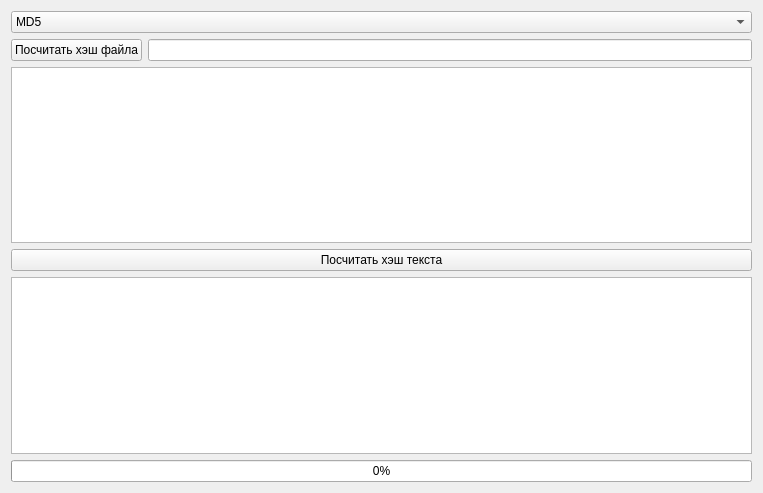
<?xml version="1.0" encoding="UTF-8"?>
<ui version="4.0">
 <class>Hash_MPW</class>
 <widget class="QWidget" name="Hash_MPW">
  <property name="geometry">
   <rect>
    <x>0</x>
    <y>0</y>
    <width>763</width>
    <height>493</height>
   </rect>
  </property>
  <property name="windowTitle">
   <string>Form</string>
  </property>
  <layout class="QVBoxLayout" name="verticalLayout_2">
   <item>
    <layout class="QVBoxLayout" name="verticalLayout">
     <item>
      <widget class="QComboBox" name="hash_Box">
       <item>
        <property name="text">
         <string>MD5</string>
        </property>
       </item>
       <item>
        <property name="text">
         <string>SHA1</string>
        </property>
       </item>
       <item>
        <property name="text">
         <string>ГОСТ р 32.11.2012 (512bit)</string>
        </property>
       </item>
      </widget>
     </item>
     <item>
      <layout class="QFormLayout" name="formLayout">
       <item row="0" column="0">
        <widget class="QPushButton" name="file_hash_Button">
         <property name="text">
          <string>Посчитать хэш файла</string>
         </property>
        </widget>
       </item>
       <item row="0" column="1">
        <widget class="QLineEdit" name="filename_Edit"/>
       </item>
      </layout>
     </item>
     <item>
      <widget class="QTextEdit" name="input_text_Edit"/>
     </item>
     <item>
      <widget class="QPushButton" name="text_hash_Button">
       <property name="text">
        <string>Посчитать хэш текста</string>
       </property>
      </widget>
     </item>
     <item>
      <widget class="QTextEdit" name="result_hash_Edit"/>
     </item>
    </layout>
   </item>
   <item>
    <widget class="QProgressBar" name="progressBar">
     <property name="value">
      <number>0</number>
     </property>
    </widget>
   </item>
  </layout>
 </widget>
 <resources/>
 <connections/>
</ui>
